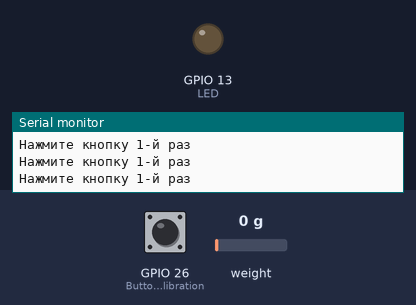
Bench run of a sketch on a simulated ESP32. On the bench: output pins drawn as LEDs (lit = HIGH), the last lines printed to the serial monitor. Dashed ring = blinking. Inputs (shaded band) come from the test bench; at power-on: GPIO 26 (ButtonCalibration) HIGH, weight on the scale 0 g. WiFi joins after 1.5 s; servers stay silent unless stated; uploads are accepted with an empty reply.

Above: at 5.0 s.
5.1 s: GPIO 26 (ButtonCalibration) pulled LOW for 1 s
At 5.8 s:
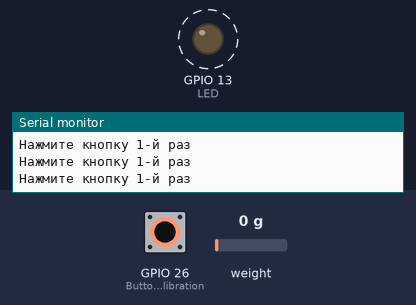
9.1 s: GPIO 26 (ButtonCalibration) pulled LOW for 0.15 s
At 9.3 s:
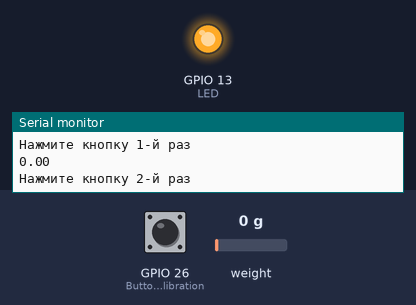
Timing chart, 0 to 12.1 s (numbered marks = the images above; inputs shaded):
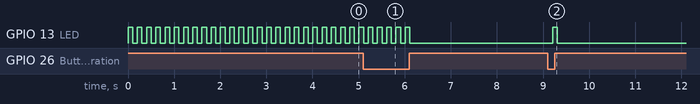

Measured:
- after the input at 5.1 s, GPIO 13 (LED): goes on until 6.1 s, then stays LOW
- after the input at 9.1 s, GPIO 13 (LED): goes on until 9.3 s, then stays LOW

The sketch:

CoolerWidthoutSMS.ino
```cpp
#include "HX711.h"
#include <WiFi.h>
#include <HTTPClient.h>

#define DOUT  27
#define CLK  14

#define LED 13
#define ButtonCalibration 26
/***************WI_FI*************************/
const char* ssid = "NameYourWi-FI";
const char* password = "PasswordYourWi-Fi";

int coolerID = 1;
int percent = 0;
/***************HX711*************************/
HX711 scale;
float scale_calibration =-0.77;
float weight_grMAX = 0;
float weight_grNOW = 0;
float weight_grMIN = 0;
/***************ButtonCallibation*************/
bool firstCalibr = false;
bool secondCalibr = false;
volatile long paused   = 50;
volatile long lastTurn = 0;
volatile int count = 0;

void setup() {
  pinMode(ButtonCalibration, INPUT_PULLUP);
  pinMode(LED, OUTPUT);
  WiFi.begin(ssid,password);
  Serial.begin(115200);
  scale.begin(DOUT,CLK);
  attachInterrupt(digitalPinToInterrupt(ButtonCalibration), buttonManager, CHANGE);

  while(!firstCalibr){
    Serial.println("Нажмите кнопку 1-й раз");
    digitalWrite(LED, HIGH);
    delay(100);
    digitalWrite(LED, LOW);
    delay(100);
  }

  scale.set_scale();
  scale.tare();
  scale.set_scale(scale_calibration);

  weight_grMIN = scale.get_units(10) * 0.035274;
  Serial.println(weight_grMIN);

  digitalWrite(LED, LOW);
  delay(1000);

  while(!secondCalibr){
    Serial.println("Нажмите кнопку 2-й раз");
    digitalWrite(LED, HIGH);
    delay(100);
    digitalWrite(LED, LOW);
    delay(100);
  }

  weight_grMAX = scale.get_units(10) * 0.035274;
  Serial.println(weight_grMAX);

  digitalWrite(LED, LOW);
}
void loop() {
  if ((WiFi.status() == WL_CONNECTED)) {
    Serial.print("WIFI CONNECTED | ");
    HTTPClient http;
    readData();
    sendSqlData(http);
    Serial.print(String(weight_grMIN)+" | " );
    Serial.print(String(weight_grNOW)+" | " );
    Serial.print(String(weight_grMAX)+" | " );
    Serial.println(String(percent));
  }
  else{
    Serial.println("WIFI DISCONNECTED");
  }
}
void readData(){

  weight_grNOW = scale.get_units(10)* 0.035274;
  percent = (weight_grNOW-weight_grMIN)*100/(weight_grMAX-weight_grMIN);

  if(percent < 0) percent = 0;
  else if (percent > 100) percent = 100;
}
void sendSqlData(HTTPClient &http){
    http.begin("YourSite/set_service.php");
    http.addHeader("Content-Type", "application/x-www-form-urlencoded", false, true);
    int httpCode = http.POST("ID=" + String(coolerID) + "&Value=" + String(percent));

    if(httpCode > 0){
      String payload = http.getString();
      Serial.print(httpCode);
      Serial.print(" | ");
      Serial.print(payload);
    }
    http.end();
}
void buttonManager(){
    if (millis() - lastTurn < paused) return;
    cli();
    count++;
    if(count == 2){
      if(!firstCalibr) firstCalibr = true;
      else if(!secondCalibr) secondCalibr = true;
      count = 0;
    }
    sei();
    lastTurn = millis();
}
```
